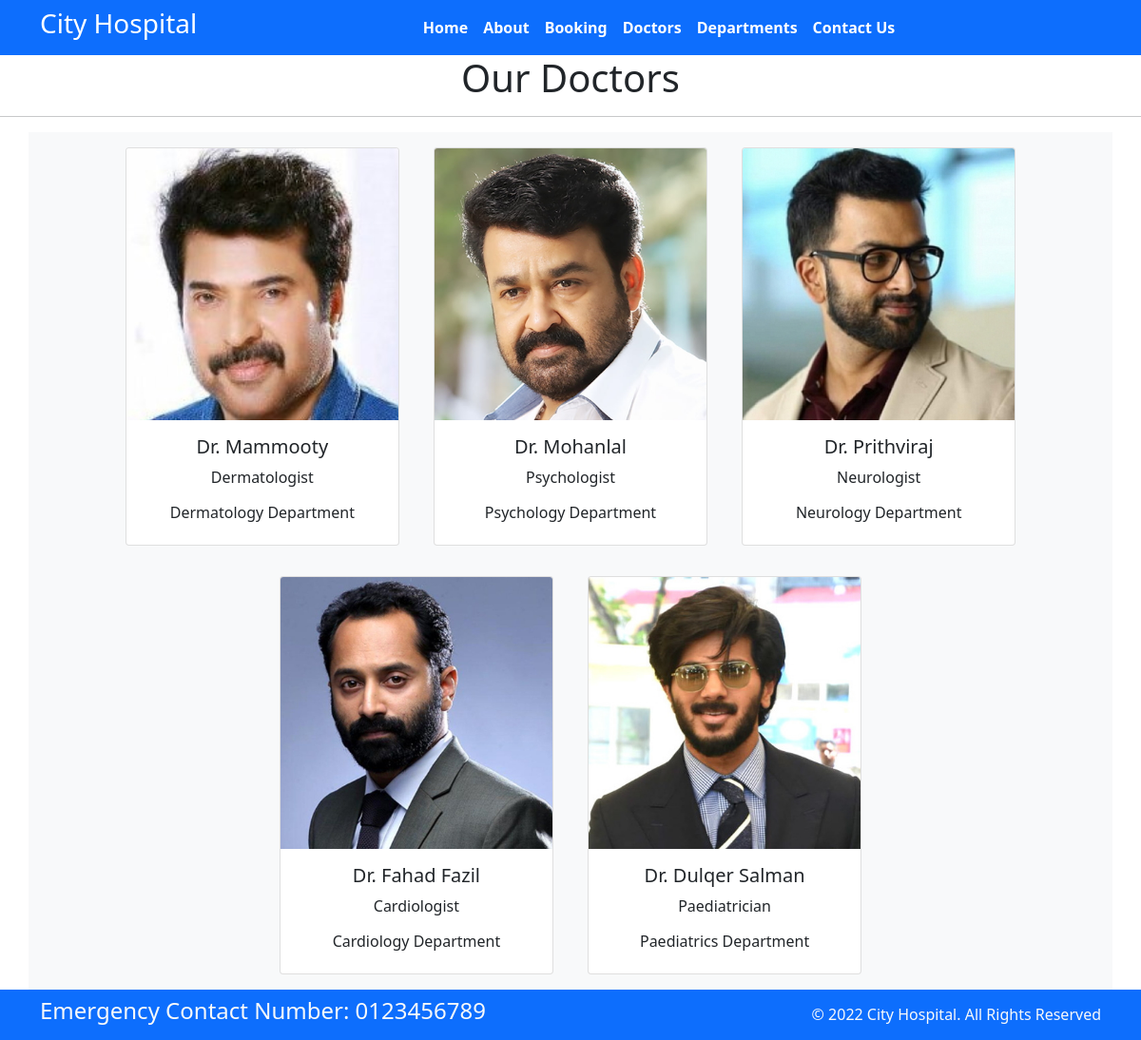
The app's page /doctors/ with its own data.
### app1/models.py (models this page shows, shortened)
class Doctors(models.Model):
    doc_name = models.CharField(max_length=255)
    doc_spec = models.CharField(max_length=255)
    dep_name = models.ForeignKey(Departments, on_delete=models.CASCADE)
    doc_image = models.ImageField(upload_to='doctors')

class Departments(models.Model):
    dep_name = models.CharField(max_length=150)
    dep_decription = models.TextField()
    def __str__(self):
        return self.dep_name

### app1/views.py (the view)
# urls.py: path('doctors/',views.doctors,name='doctors'),
def doctors(request):
    dict_docs ={
        'doctors':Doctors.objects.all()
    }
    return render(request,'doctors.html',dict_docs)

### templates/doctors.html (shortened to what this page needs)
{%extends 'base.html'%}
{% block contant %}
<h1 class="text-center">Our Doctors</h1>
<hr>
<div class="container text-center bg-light">
    {% for d in doctors%}
    <div class="card text-center mx-3 my-3" style="width: 18rem; display:inline-block">
        <img src="{{d.doc_image.url}}" class="card-img-top" alt="...">
        <div class="card-body">
            <h5 class="card-title">Dr. {{d.doc_name}}</h5>
            <p class="card-text">{{d.doc_spec}}</p>
            <h6>{{d.dep_name}} Department</h6>
        </div>
    </div>
    {% endfor %}
</div>
{% endblock%}

### templates/base.html (shortened to what this page needs)
{% load static %}
<!DOCTYPE html>
<html>
  <head>
    <link rel="stylesheet"
      href=" https://cdn.jsdelivr.net/npm/bootstrap@5.1.3/dist/css/bootstrap.min.css ">
    <link rel="stylesheet"
      href="https://use.fontawesome.com/releases/v5.2.0/css/all.css">
    <link rel="stylesheet" href="{%static 'css/style.css' %}">
  </head>
  <body>
    <nav class="navbar bg-primary navbar-expand-md ">
      <div class="container">
        <div class="col-2 text-left pl-md-0">
          <h3 class="text-white"> City Hospital </h3>
        </div>
        <div
          class="collapse navbar-collapse justify-content-center col-md-8 navbar-collapse-3">
          <ul class="navbar-nav justify-content-center  fw-bold">
            <li class="nav-item active">
              <a class="nav-link text-white" href="{% url 'index' %}">Home </a>
            </li>
            <li class="nav-item">
              <a class="nav-link text-white" href="{% url 'about' %}">About</a>
            </li>
            <li class="nav-item">
              <a class="nav-link text-white" href="{% url 'booking' %}">Booking</a>
            </li>
            <li class="nav-item">
              <a class="nav-link text-white" href="{% url 'doctors' %}">Doctors</a>
            </li>
			 <li class="nav-item">
              <a class="nav-link text-white" href="{% url 'department' %}">Departments</a>
            </li>
            <li class="nav-item">
              <a class="nav-link text-white" href="{% url 'contact' %}">Contact Us</a>
            </li>
          </ul>
        </div>
      </div>
    </nav>
    {% block contant %}
     {% endblock%}
    <section class="">
      <footer class="pt-2 pb-2  bg-primary text-light">
        <div class="container">
          <div class="row align-items-center">
            <div class="col-12 col-md-8">
              <h4>Emergency Contact Number: 0123456789</h4>
            </div>
            <div class="col-12 col-md-4 mt-4 mt-md-0 text-center text-md-end">
              © 2022 City Hospital. All Rights Reserved
            </div>
          </div>
        </div>
      </footer>
    </section>
  </body>
</html>

### static/css/style.css (style rules this page uses)
li { transition: .5s; }

### records on screen
Doctors: doc_image (picture), doc_name "Mammooty", doc_spec "Dermatologist", dep_name "Dermatology"
Doctors: doc_image (picture), doc_name "Mohanlal", doc_spec "Psychologist", dep_name "Psychology"
Doctors: doc_image (picture), doc_name "Prithviraj", doc_spec "Neurologist", dep_name "Neurology"
Doctors: doc_image (picture), doc_name "Fahad Fazil", doc_spec "Cardiologist", dep_name "Cardiology"
Doctors: doc_image (picture), doc_name "Dulqer Salman", doc_spec "Paediatrician", dep_name "Paediatrics"
